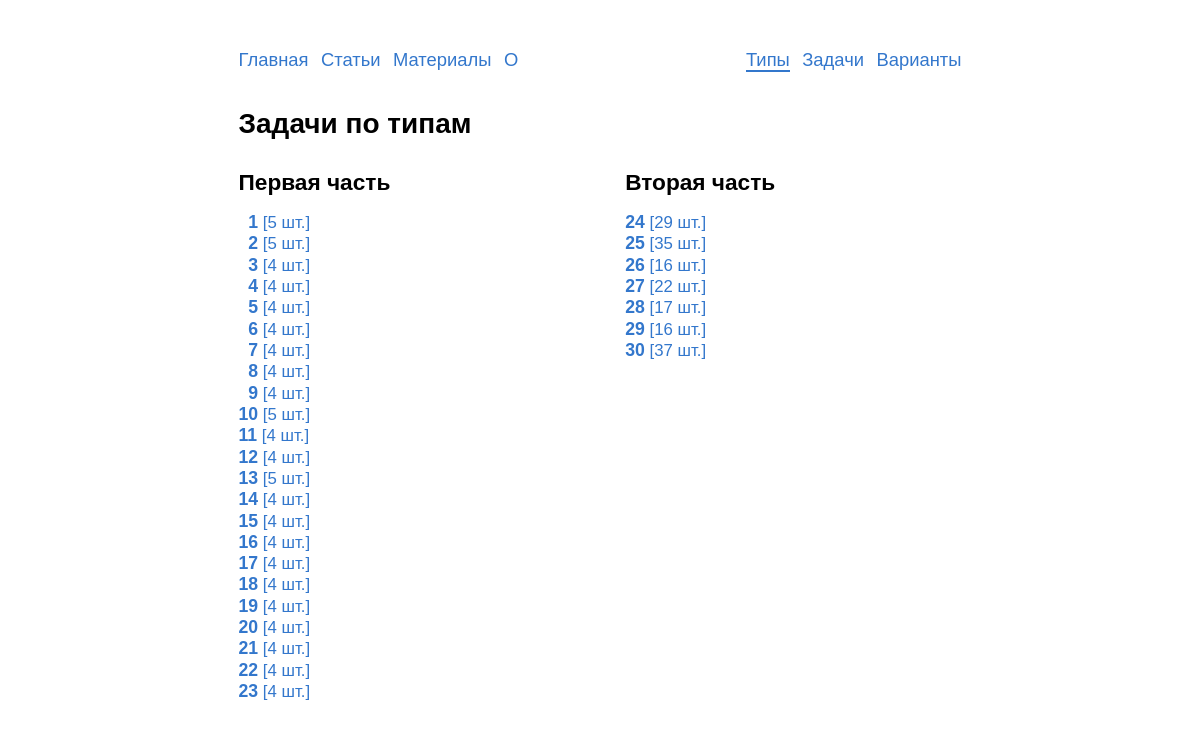
Screenshot of /types/ with the database file from the repository.
### problems/models.py (models this page shows, shortened)
class TypeInEGE(models.Model):
    objects = TypeInEGEManager()
    number = models.PositiveSmallIntegerField('номер')
    max_score = models.PositiveSmallIntegerField('максимальное количество'
                                                 ' баллов')
    part_ege = models.ForeignKey(PartOfEGE,
                                 on_delete=models.CASCADE,
                                 verbose_name='часть ЕГЭ',
                                 default=1)
    class Meta:
        verbose_name = 'тип'
        verbose_name_plural = 'типы'
        default_related_name = 'type'
        ordering = ['number']
    def get_absolute_url(self):
        return reverse('typesinege:problems', kwargs={'number': self.number})

class PartOfEGE(models.Model):
    name = models.CharField('название',
                            max_length=150,
                            help_text='Максимум 150 символов')
    class Meta:
        verbose_name = 'часть'
        verbose_name_plural = 'части'
        default_related_name = 'part'
        ordering = ['-id']
    def __str__(self):
        return self.name

### typesinege/views.py (the view)
# urls.py: path('', views.TypesView.as_view(), name='list'),
class TypesView(ListView):
    model = TypeInEGE
    template_name = 'typesinege/types.html'
    context_object_name = 'types'
    def get_queryset(self):
        return super().get_queryset().order_by('number')

### problems/models.py (called while the page is built)
    def get_queryset(self):
        queryset = super().get_queryset()
        queryset = queryset.annotate(problems_count=Count('problems'))
        return queryset

### templates/typesinege/types.html
{% extends "base.html" %}
{% load static %}
{% block content %}
    <h1>Задачи по типам</h1>
    <div class='row types-list'>
      <div style='display:none;'>
      {% for type in types %}
      {% ifchanged type.part_ege %}
      </div>
      <div class='col5'>
        <h2>{{type.part_ege}}</h2>
      {% endifchanged %}
        <div> <a href="{{ type.get_absolute_url }}"> {% if type.number < 10 %}<span class='white types-item'>0</span>{% endif %}<span class='types-item'>{{ type.number }}</span> [{{type.problems_count}} шт.] </a> </div>
      {% endfor %}
      </div>
    </div>
{% endblock %}

### templates/base.html (shortened to what this page needs)
{% load static %}
<!DOCTYPE html>
<html lang=ru>
  <head>
    <link rel=stylesheet href={% static 'css/style.css'%}>
  </head>
  <body>
    <header>
      {% include "includes/nav.html" %}
    </header>
    <main>
      {% block content %}Пусто :({% endblock %}
    </main>
  </body>
</html>

### templates/includes/nav.html (shortened to what this page needs)
<nav class="no-print">
  <div class='nav-left'>
    <a href="/"{% if request.path == '/' %} class='current_nav'{% endif %}>Главная</a>
    <a href="/articles/"{% if '/articles' in request.path %} class='current_nav'{% endif %}>Статьи</a>
    <a href="/blanks/"{% if '/blanks/' in request.path %} class='current_nav'{% endif %}>Материалы</a>
    <a href="/about/"{% if '/about/' in request.path %} class='current_nav'{% endif %}>О</a>
  </div>
  <div class="nav-right">
    <a href="{% url 'typesinege:list'%}"{% if '/types/' in request.path %} class='current_nav'{% endif %}>Типы</a>
    <a href="{% url 'problems:list'%}"{% if '/problems/' in request.path %} class='current_nav'{% endif %}>Задачи</a>
    <a href="{% url 'variants:list'%}"{% if '/variants/' in request.path %} class='current_nav'{% endif %}>Варианты</a>
  </div>
</nav>

### static/css/style.css (style rules this page uses)
html { overflow-y: scroll; }
body { -webkit-hyphens: auto; -moz-hyphens: auto; -ms-hyphens: auto; hyphens: auto; margin: 0px auto; width: 723px; max-width: 100%; font-family: Tahoma, Arial; text-align: justify; font-size: 12pt; line-height: 16pt; margin-bottom:12ex; }
h1, h2, h3, h4, h5, h6 { text-align: left; }
h1 { font-size:21pt; }
h2 { font-size:17pt; }
a { text-decoration: none; color: #3377cc; }
nav { margin: 5ex 0 4ex 0; display: flex; justify-content: space-between; word-spacing: 6pt; }
.nav-left, .ta-left { text-align:left; }
.nav-right, .ta-right { text-align:right; }
nav a { line-height: 2em; font-size: 115%; -webkit-hyphens: none; -moz-hyphens: none; -ms-hyphens: none; hyphens: none; }
.row { display: flex; gap:3em; }
.col5 { flex: 50%; }
.current_nav { border-bottom: solid 2px; }
.white { color:white; }
.types-list { font-size:105%; }
.types-item { font-size:105%; font-weight:900; }

### rows the page displays
TypeInEGE: part_ege "Первая часть", number "1", problems_count "5"
TypeInEGE: shows "0", number "2", problems_count "5"
TypeInEGE: shows "0", number "3", problems_count "4"
TypeInEGE: shows "0", number "4", problems_count "4"
TypeInEGE: number "5", problems_count "4"
TypeInEGE: number "6", problems_count "4"
TypeInEGE: number "7", problems_count "4"
TypeInEGE: shows "0", number "8", problems_count "4"
TypeInEGE: number "9", problems_count "4"
TypeInEGE: number "10", problems_count "5"
TypeInEGE: number "11", problems_count "4"
TypeInEGE: number "12", problems_count "4"
TypeInEGE: number "13", problems_count "5"
TypeInEGE: number "14", problems_count "4"
TypeInEGE: number "15", problems_count "4"
TypeInEGE: number "16", problems_count "4"
TypeInEGE: number "17", problems_count "4"
TypeInEGE: number "18", problems_count "4"
TypeInEGE: number "19", problems_count "4"
TypeInEGE: number "20", problems_count "4"
TypeInEGE: number "21", problems_count "4"
TypeInEGE: number "22", problems_count "4"
TypeInEGE: number "23", problems_count "4"
TypeInEGE: part_ege "Вторая часть", number "24", problems_count "29"
TypeInEGE: number "25", problems_count "35"
TypeInEGE: number "26", problems_count "16"
TypeInEGE: number "27", problems_count "22"
TypeInEGE: number "28", problems_count "17"
TypeInEGE: number "29", problems_count "16"
TypeInEGE: number "30", problems_count "37"
